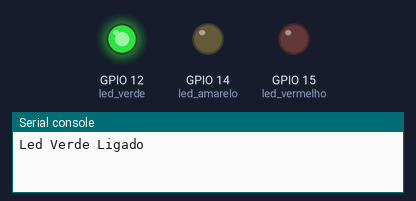
This program was run on a simulated ESP32 board running MicroPython. Parts: output pins drawn as LEDs (lit = HIGH), the last lines printed to the serial console. Wiring (from the project's diagram.json): green LED on GPIO 12, yellow LED on GPIO 14, red LED on GPIO 15.

Above: at 5.0 s.
At 10.5 s:
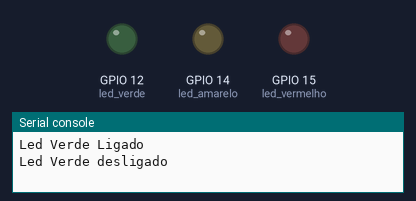
At 16.0 s:
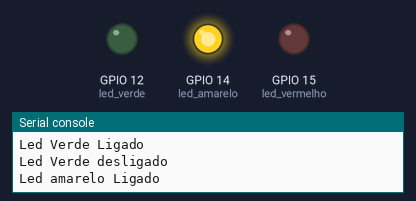
At 27.0 s:
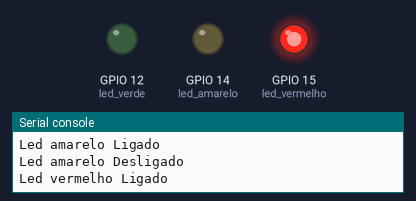
Timing chart, 0 to 42.9 s (numbered marks = the images above):
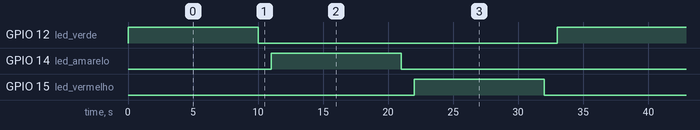

Measured:
- by itself, GPIO 12 (led_verde), GPIO 14 (led_amarelo), GPIO 15 (led_vermelho): alternates HIGH for 10.0 s and LOW for 23.0 s
- by itself, everything shown: repeats every 33.0 s, in 6 steps

The program:

main.py
```python
from machine import Pin
from utime import sleep

led_amarelo = Pin(14, Pin.OUT)
led_verde = Pin (12, Pin.OUT)
led_vermelho = Pin (15, Pin.OUT)

while True:
    led_verde.on()
    print("Led Verde Ligado")
    sleep(10)
    led_verde.off()
    print("Led Verde desligado")

    sleep(1)

    led_amarelo.on()
    print("Led amarelo Ligado")
    sleep(10)
    led_amarelo.off()
    print("Led amarelo Desligado")

    sleep(1)

    led_vermelho.on()
    print("Led vermelho Ligado")
    sleep(10)
    led_vermelho.off()
    print("Led Vermelho Desligado")

    sleep(1)
```
